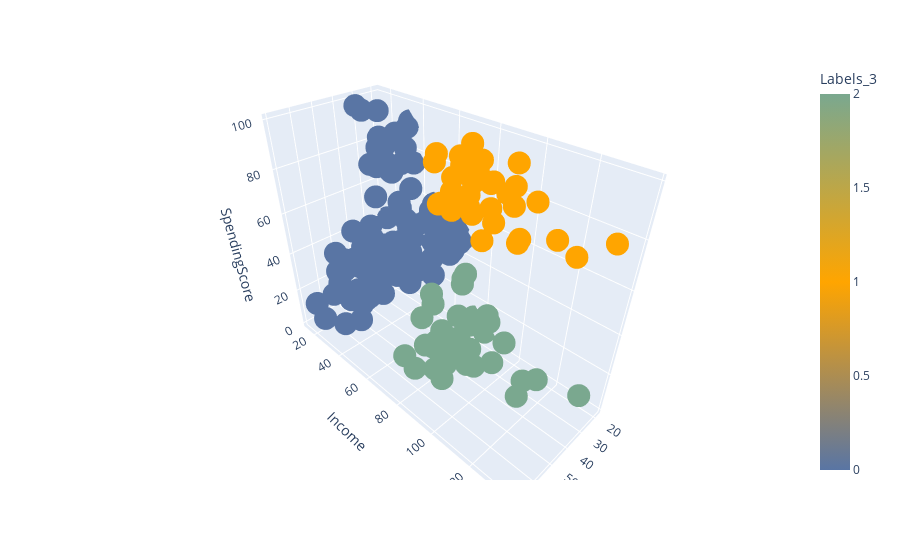

Write notebook code for a chart like this one.
### Markdown cell above
**Завдання 11** 

Зробити візуалізацію кластеризації методу К-середніх на вибраних Вами двох різних кількостях кластерів використовуючи [scatter_3d](https://plotly.com/python/3d-scatter-plots/).

### Code cell
fig = px.scatter_3d(X, x='Age', y='Income', z='SpendingScore', color=X['Labels_3'], color_continuous_scale=['#5975A4', 'orange', '#7AA88F'])
fig.show()

### Figure 1 — Plotly figure (JSON) as saved in the notebook; plotly's stock layout.template omitted (floating-point values rounded to 4 significant figures; data arrays with more than 128 entries replaced by an {"elided": "..."} marker saying what was removed)
{"data": [{"hovertemplate": "Age=%{x}<br>Income=%{y}<br>SpendingScore=%{z}<br>Labels_3=%{marker.color}<extra></extra>", "legendgroup": "", "marker": {"color": {"elided": "200 int values"}, "coloraxis": "coloraxis", "symbol": "circle"}, "mode": "markers", "name": "", "scene": "scene", "showlegend": false, "type": "scatter3d", "x": {"elided": "200 int values"}, "y": {"elided": "200 int values"}, "z": {"elided": "200 int values"}}], "layout": {"coloraxis": {"colorbar": {"title": {"text": "Labels_3"}}, "colorscale": [[0, "#5975A4"], [0.5, "orange"], [1, "#7AA88F"]]}, "legend": {"tracegroupgap": 0}, "margin": {"t": 60}, "scene": {"domain": {"x": [0, 1], "y": [0, 1]}, "xaxis": {"title": {"text": "Age"}}, "yaxis": {"title": {"text": "Income"}}, "zaxis": {"title": {"text": "SpendingScore"}}}}}
